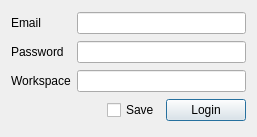
<?xml version="1.0" encoding="UTF-8"?>
<ui version="4.0">
 <class>Login</class>
 <widget class="QDialog" name="Login">
  <property name="geometry">
   <rect>
    <x>0</x>
    <y>0</y>
    <width>257</width>
    <height>137</height>
   </rect>
  </property>
  <property name="sizePolicy">
   <sizepolicy hsizetype="Fixed" vsizetype="Fixed">
    <horstretch>0</horstretch>
    <verstretch>0</verstretch>
   </sizepolicy>
  </property>
  <property name="windowTitle">
   <string>Login</string>
  </property>
  <layout class="QGridLayout" name="gridLayout">
   <item row="1" column="1" colspan="4">
    <widget class="QLineEdit" name="lineEditEmail"/>
   </item>
   <item row="6" column="0" colspan="3">
    <spacer name="horizontalSpacer_3">
     <property name="orientation">
      <enum>Qt::Orientation::Horizontal</enum>
     </property>
     <property name="sizeHint" stdset="0">
      <size>
       <width>56</width>
       <height>20</height>
      </size>
     </property>
    </spacer>
   </item>
   <item row="2" column="1" colspan="4">
    <widget class="QLineEdit" name="lineEditPassword">
     <property name="echoMode">
      <enum>QLineEdit::EchoMode::PasswordEchoOnEdit</enum>
     </property>
    </widget>
   </item>
   <item row="3" column="0">
    <widget class="QLabel" name="labelWorkspace">
     <property name="text">
      <string>Workspace</string>
     </property>
     <property name="buddy">
      <cstring>lineEditWorkspace</cstring>
     </property>
    </widget>
   </item>
   <item row="3" column="1" colspan="4">
    <widget class="QLineEdit" name="lineEditWorkspace"/>
   </item>
   <item row="2" column="0">
    <widget class="QLabel" name="labelPassword">
     <property name="text">
      <string>Password</string>
     </property>
     <property name="buddy">
      <cstring>lineEditPassword</cstring>
     </property>
    </widget>
   </item>
   <item row="1" column="0">
    <widget class="QLabel" name="labelEmail">
     <property name="text">
      <string>Email</string>
     </property>
     <property name="buddy">
      <cstring>lineEditEmail</cstring>
     </property>
    </widget>
   </item>
   <item row="6" column="4">
    <widget class="QPushButton" name="pushButtonLogin">
     <property name="text">
      <string>Login</string>
     </property>
     <property name="default">
      <bool>true</bool>
     </property>
    </widget>
   </item>
   <item row="6" column="3">
    <widget class="QCheckBox" name="chkBoxSave">
     <property name="toolTip">
      <string>The password will be saved locally on this computer. Please choose carefully.</string>
     </property>
     <property name="text">
      <string>Save</string>
     </property>
    </widget>
   </item>
  </layout>
 </widget>
 <tabstops>
  <tabstop>lineEditEmail</tabstop>
  <tabstop>lineEditPassword</tabstop>
  <tabstop>lineEditWorkspace</tabstop>
  <tabstop>chkBoxSave</tabstop>
  <tabstop>pushButtonLogin</tabstop>
 </tabstops>
 <resources/>
 <connections/>
</ui>
